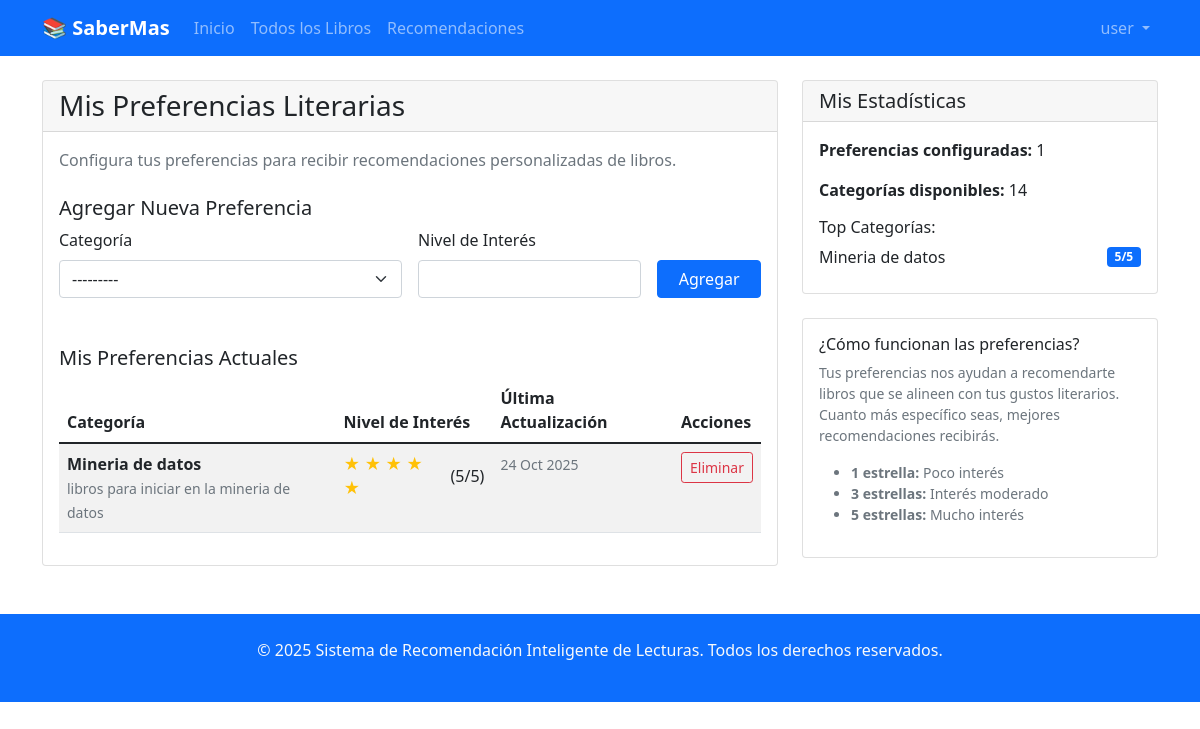
/mis-preferencias/ (signed in), run on the app's committed database.
### sril/models.py (models this page shows, shortened)
class Usuario(AbstractBaseUser, PermissionsMixin):
    email = models.EmailField(unique=True, max_length=150)
    nombre = models.CharField(max_length=100)
    fecha_registro = models.DateTimeField(auto_now_add=True)
    fecha_ultimo_login = models.DateTimeField(auto_now=True)
    es_administrador = models.BooleanField(default=False)
    activo = models.BooleanField(default=True)
    is_staff = models.BooleanField(default=False)
    is_superuser = models.BooleanField(default=False)
    groups = models.ManyToManyField(
        'auth.Group',
        verbose_name='groups',
        blank=True,
        help_text='The groups this user belongs to.',
        related_name='usuario_set',  # Cambiado para evitar conflicto
        related_query_name='usuario',
    )
    user_permissions = models.ManyToManyField(
        'auth.Permission',
        verbose_name='user permissions',
        blank=True,
        help_text='Specific permissions for this user.',
        related_name='usuario_set',  # Cambiado para evitar conflicto
        related_query_name='usuario',
    )
    objects = UsuarioManager()
    USERNAME_FIELD = 'email'
    REQUIRED_FIELDS = ['nombre']
    class Meta:
        verbose_name = 'Usuario'
        verbose_name_plural = 'Usuarios'

class PreferenciaUsuario(models.Model):
    usuario = models.ForeignKey(Usuario, on_delete=models.CASCADE, related_name='preferencias')
    categoria = models.ForeignKey(Categoria, on_delete=models.CASCADE)
    nivel_interes = models.PositiveIntegerField(
        validators=[MinValueValidator(1), MaxValueValidator(5)],
        help_text="Nivel de interés de 1 (poco) a 5 (mucho)"
    )
    fecha_actualizacion = models.DateTimeField(auto_now=True)
    class Meta:
        unique_together = ['usuario', 'categoria']
        verbose_name = 'Preferencia de Usuario'
        verbose_name_plural = 'Preferencias de Usuarios'

class Categoria(models.Model):
    nombre = models.CharField(max_length=100, unique=True)
    descripcion = models.TextField(blank=True, null=True)
    class Meta:
        verbose_name = 'Categoría'
        verbose_name_plural = 'Categorías'
    def __str__(self):
        return self.nombre

### sril/views.py (the view)
# urls.py: path('mis-preferencias/', views.mis_preferencias, name='mis_preferencias'),
@login_required
def mis_preferencias(request):
    usuario_actual = get_usuario_actual(request)
    if not usuario_actual:
        messages.error(request, 'Error de autenticación')
        return redirect('sril:login')
    preferencias = PreferenciaUsuario.objects.filter(usuario=usuario_actual)
    categorias = Categoria.objects.all()
    if request.method == 'POST':
        eliminar_id = request.POST.get('eliminar_id')
        if eliminar_id:
            preferencia = get_object_or_404(PreferenciaUsuario, id=eliminar_id, usuario=usuario_actual)
            preferencia.delete()
            messages.success(request, 'Preferencia eliminada correctamente')
            return redirect('sril:mis_preferencias')
        form = PreferenciaUsuarioForm(request.POST)
        if form.is_valid():
            preferencia = form.save(commit=False)
            preferencia.usuario = usuario_actual
            existe = PreferenciaUsuario.objects.filter(
                usuario=usuario_actual,
                categoria=preferencia.categoria
            ).exists()
            if not existe:
                preferencia.save()
                messages.success(request, 'Preferencia agregada correctamente')
            else:
                messages.error(request, 'Ya tienes una preferencia para esta categoría')
            return redirect('sril:mis_preferencias')
    else:
        form = PreferenciaUsuarioForm()
    context = {
        'preferencias': preferencias,
        'categorias': categorias,
        'form': form,
    }
    return render(request, 'sril/usuarios/mis_preferencias.html', context)

### sril/forms.py
class PreferenciaUsuarioForm(forms.ModelForm):
    class Meta:
        model = PreferenciaUsuario
        fields = ['categoria', 'nivel_interes']
        widgets = {
            'categoria': forms.Select(attrs={'class': 'form-select'}),
            'nivel_interes': forms.NumberInput(attrs={
                'min': '1',
                'max': '5',
                'class': 'form-control'
            })
        }

### sril/views.py (called while the page is built)
def get_usuario_actual(request):
    if request.user.is_authenticated:
        try:
            return Usuario.objects.get(id=request.user.id)
        except Usuario.DoesNotExist:
            return None
    return None

### sril/templates/sril/usuarios/mis_preferencias.html (shortened to what this page needs)
{% extends 'sril/base.html' %}
{% block content %}
<div class="row">
    <div class="col-md-8">
        <div class="card">
            <div class="card-header">
                <h3 class="mb-0">Mis Preferencias Literarias</h3>
            </div>
            <div class="card-body">
                <p class="text-muted mb-4">
                    Configura tus preferencias para recibir recomendaciones personalizadas de libros.
                </p>
                <div class="mb-5">
                    <h5>Agregar Nueva Preferencia</h5>
                    <form method="post" class="row g-3">
                        <div class="col-md-6">
                            <label for="{{ form.categoria.id_for_label }}" class="form-label">Categoría</label>
                            {{ form.categoria }}
                        </div>
                        <div class="col-md-4">
                            <label for="{{ form.nivel_interes.id_for_label }}" class="form-label">Nivel de Interés</label>
                            {{ form.nivel_interes }}
                        </div>
                        <div class="col-md-2 d-flex align-items-end">
                            <button type="submit" class="btn btn-primary w-100">Agregar</button>
                        </div>
                    </form>
                </div>
                <h5>Mis Preferencias Actuales</h5>
                {% if preferencias %}
                <div class="table-responsive">
                    <table class="table table-striped">
                        <thead>
                            <tr>
                                <th>Categoría</th>
                                <th>Nivel de Interés</th>
                                <th>Última Actualización</th>
                                <th>Acciones</th>
                            </tr>
                        </thead>
                        <tbody>
                            {% for preferencia in preferencias %}
                            <tr>
                                <td>
                                    <strong>{{ preferencia.categoria.nombre }}</strong>
                                    {% if preferencia.categoria.descripcion %}
                                    <br><small class="text-muted">{{ preferencia.categoria.descripcion }}</small>
                                    {% endif %}
                                </td>
                                <td>
                                    <div class="d-flex align-items-center">
                                        <span class="rating-stars me-2">
                                            {% for i in "12345" %}
                                                {% if forloop.counter <= preferencia.nivel_interes %}
                                                    ★
                                                {% else %}
                                                    ☆
                                                {% endif %}
                                            {% endfor %}
                                        </span>
                                        <span>({{ preferencia.nivel_interes }}/5)</span>
                                    </div>
                                </td>
                                <td>
                                    <small class="text-muted">
                                        {{ preferencia.fecha_actualizacion|date:"d M Y" }}
                                    </small>
                                </td>
                                <td>
                                    <form method="post" action="{% url 'sril:mis_preferencias' %}" class="d-inline">
                                        <button type="submit" class="btn btn-sm btn-outline-danger"
                                                onclick="return confirm('¿Eliminar esta preferencia?')">
                                            Eliminar
                                        </button>
                                    </form>
                                </td>
                            </tr>
                            {% endfor %}
                        </tbody>
                    </table>
                </div>
                {% else %}
                <div class="alert alert-info">
                    <p class="mb-0">Aún no has configurado tus preferencias. ¡Agrega algunas para obtener mejores recomendaciones!</p>
                </div>
                {% endif %}
            </div>
        </div>
    </div>
    <div class="col-md-4">
        <div class="card mb-4">
            <div class="card-header">
                <h5 class="mb-0">Mis Estadísticas</h5>
            </div>
            <div class="card-body">
                <p><strong>Preferencias configuradas:</strong> {{ preferencias.count }}</p>
                <p><strong>Categorías disponibles:</strong> {{ categorias.count }}</p>
                {% if preferencias %}
                <div class="mt-3">
                    <h6>Top Categorías:</h6>
                    {% for preferencia in preferencias|slice:":3" %}
                    <div class="d-flex justify-content-between align-items-center mb-2">
                        <span>{{ preferencia.categoria.nombre }}</span>
                        <span class="badge bg-primary">{{ preferencia.nivel_interes }}/5</span>
                    </div>
                    {% endfor %}
                </div>
                {% endif %}
            </div>
        </div>
        <div class="card">
            <div class="card-body">
                <h6>¿Cómo funcionan las preferencias?</h6>
                <p class="small text-muted">
                    Tus preferencias nos ayudan a recomendarte libros que se alineen con tus gustos literarios.
                    Cuanto más específico seas, mejores recomendaciones recibirás.
                </p>
                <ul class="small text-muted">
                    <li><strong>1 estrella:</strong> Poco interés</li>
                    <li><strong>3 estrellas:</strong> Interés moderado</li>
                    <li><strong>5 estrellas:</strong> Mucho interés</li>
                </ul>
            </div>
        </div>
    </div>
</div>
{% endblock %}

### sril/templates/sril/base.html (shortened to what this page needs)
<!DOCTYPE html>
<html lang="es">
<head>
    <link href="https://cdn.jsdelivr.net/npm/bootstrap@5.1.3/dist/css/bootstrap.min.css" rel="stylesheet">
</head>
<body>
    <nav class="navbar navbar-expand-lg navbar-dark bg-primary">
        <div class="container">
            <a class="navbar-brand" href="{% url 'sril:home' %}">📚 SaberMas</a>
            <div class="collapse navbar-collapse" id="navbarNav">
                <ul class="navbar-nav me-auto">
                    <li class="nav-item">
                        <a class="nav-link" href="{% url 'sril:home' %}">Inicio</a>
                    </li>
                    <li class="nav-item">
                        <a class="nav-link" href="{% url 'sril:lista_libros' %}">Todos los Libros</a>
                    </li>
                    <li class="nav-item">
                        <a class="nav-link" href="{% url 'sril:recomendaciones' %}">Recomendaciones</a>
                    </li>
                </ul>
                <ul class="navbar-nav">
                {% if user.is_authenticated %}
                    <li class="nav-item dropdown">
                        <a class="nav-link dropdown-toggle" href="#" id="navbarDropdown" role="button" data-bs-toggle="dropdown">
                             {{ user.nombre }}
                        </a>
                    </li>
                {% endif %}
            </ul>
            </div>
        </div>
    </nav>
    <main class="container my-4">
        {% block content %}
        {% endblock %}
    </main>
    <footer class="bg-primary text-light py-4 mt-5">
        <div class="container text-center">
            <p>&copy; 2025 Sistema de Recomendación Inteligente de Lecturas. Todos los derechos reservados.</p>
        </div>
    </footer>
</body>
</html>

### sril/templates/sril/base.html (style rules this page uses)
.rating-stars { color: #ffc107; }
.navbar-brand { font-weight: bold; }

### data on the page
Usuario: nombre "user"
PreferenciaUsuario: categoria.nombre "Mineria de datos", categoria.descripcion "libros para iniciar en la mineria de datos", nivel_interes "5", fecha_actualizacion "24 Oct 2025"

### other printed values
{{ preferencias.count }} "1"
{{ categorias.count }} "14"
